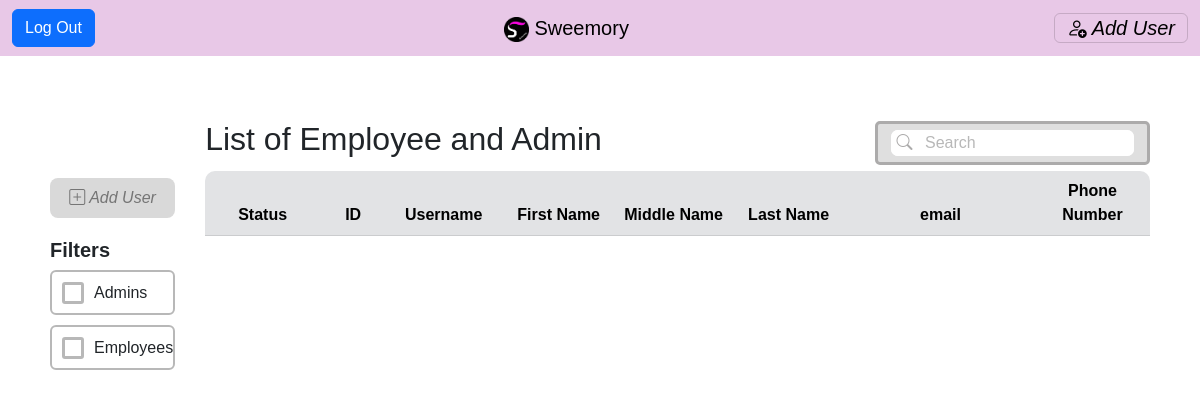
/ITspecialist/index (signed in), run on an earlier commit of the app's database.
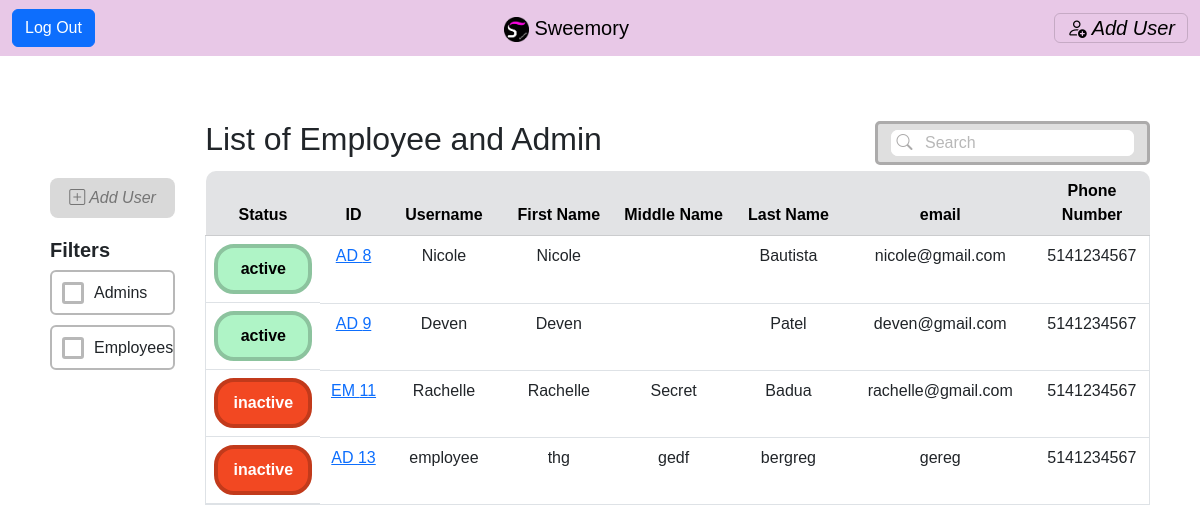
And on a later commit of the database.
### tables this page shows
CREATE TABLE `profile` (
  `user_id` int(11) NOT NULL,
  `first_name` varchar(50) NOT NULL,
  `middle_name` varchar(50) NOT NULL,
  `last_name` varchar(50) NOT NULL,
  `email` varchar(80) NOT NULL,
  `phone_number` varchar(10) NOT NULL,
  `status` varchar(8) NOT NULL
);

CREATE TABLE `user` (
  `user_id` int(11) NOT NULL,
  `user_type` varchar(12) NOT NULL,
  `username` varchar(50) NOT NULL,
  `password_hash` varchar(72) NOT NULL
);

### app/core/Controller.php (called while the page is built, shortened)
<?php
class Controller
{
    function view($name, $data = [])
    {
        include('app/views/' . $name . '.php');
    }
}

### app/controllers/ITspecialist.php (called while the page is built, shortened)
<?php
class ITspecialist extends \app\core\Controller
{
    #[\app\filters\ITSpecialist]
	public function index()
	{
        $user = new \app\models\User();
        $users = $user->getAllUserInfo();
        $this->view('ITspecialist/index', $users);
	}
}

### app/core/App.php (called while the page is built, shortened)
<?php
class App
{
    public function __construct()
    {
        $request = $this->parseUrl($_GET['url'] ?? '');
        $method = 'index';
        if (file_exists('app/controllers/' . $request[0] . '.php'))
        {
            unset($request[0]);
        }
        $controller = new $controller;
        if (isset($request[1]) && method_exists($controller, $request[1]))
        {
            $method = $request[1];
            unset($request[1]);
        }
        $params = array_values($request);
        call_user_func_array([$controller, $method], $params);
    }
    function parseUrl($url)
    {
        return explode('/', trim($url, '/'));
    }
}

### index.php (called while the page is built, shortened)
<?php
new app\core\App;

### app/models/User.php (called while the page is built, shortened)
<?php
class User extends \app\core\Model
{
	public function getAllUserInfo()
	{
		$SQL = "SELECT p.status, u.user_id, u.user_type, u.username, p.first_name, p.middle_name, p.last_name, p.email, p.phone_number
			FROM user u
			LEFT JOIN profile p ON u.user_id = p.user_id
			WHERE u.user_type <> 'itspecialist'";
		$STH = self::$connection->prepare($SQL);
		$STH->execute();
		$STH->setFetchMode(\PDO::FETCH_CLASS, 'app\\models\\User');
		return $STH->fetchAll();
	}
}

### app/views/ITspecialist/index.php (the view)
<?php $this->view('shared/header','IT Home Page'); ?>
<?php $this->view('shared/navigation/itnav'); ?>
	<div class="viewUsers">
		<div class="vu-content-left">
			<div class="spacer" style="height: 58px; flex-shrink: 0; margin: 0; padding: 0;"></div>
			<div class="btn-addUser" style="">
				<a href="/ITspecialist/createUser" style="text-decoration: none; color: #757575; ">
					<i class="bi bi-plus-square"> <?=_('Add User')?></i>
				</a>
			</div>
			<div style="margin-top: 20px; display: grid; ">
				<h5><b><?=_('Filters')?></b></h5>
				<label class="label-radio"><input class="input-radio" type="radio" name=""><?=_('Admins')?></label>
				<label class="label-radio"><input class="input-radio" type="radio" name=""><?=_('Employees')?></label>
			</div>
		</div>
		<div class="spacer" style="width: 30px; flex-shrink: 0; margin: 0; padding: 0;"></div>
		<div class="vu-content-right" style="">
			<div class="justify-content-between" style="display: flex; align-items: center; margin-bottom: 5px;">
				<div class="">
					<h2><?=_('List of Employee and Admin')?></h2>
				</div>
				<div class="search-div" style=" ">
					<form class="search-form" style="">
						<button class="search-btn" style=""><i class="bi bi-search" style="color: #ACABAB;"></i></button>
						<input class="search-input" type="search" placeholder="<?=_('Search')?>" style="">
					</form>
				</div>
			</div>
				<table class="table " style="">
		            <thead class="table-secondary">
		                <tr style="height: 50px;" align="center">
		                    <th scope="col" style="border-top-left-radius: 10px;"><?=_('Status')?></th>
		                    <th scope="col" style="width:7%;"><?=_('ID')?></th>
		                    <th scope="col"><?=_('Username')?></th>
		                    <th scope="col"><?=_('First Name')?></th>
		                    <th scope="col"><?=_('Middle Name')?></th>
		                    <th scope="col"><?=_('Last Name')?></th>
		                    <th scope="col" style="width:20%;"><?=_('email')?></th>
		                    <th scope="col" style="border-top-right-radius: 10px;"><?=_('Phone Number')?></th>
		                </tr>
		            </thead>
		            <tbody class="border">
		            	<?php foreach ($data as $user) { ?>
			                <tr class="" align="center">
			                    <th scope="row" style="display: flex; align-items: center; justify-content: center;">
				            	<?php
				            		if($user->status == "active") { ?>
				            			<div class='status-active' style=''>
				            				<?= $user->status ?>
				            			</div>
				            		<?php } else { ?>
				            			<div class='status-inactive' style=''>
				            				<?= $user->status ?>
				            			</div>
				            		<?php }
				            	?>
		                    	</th>
			                    <td>
		                    	<?php
				            		if($user->user_type == "admin") { ?>
				            			<a href='/Profile/userDetails/<?=$user->user_id?>'>AD <?= $user->user_id ?></a>
				            		<?php }else if ($user->user_type == "employee"){ ?>
				            			<a href='/Profile/userDetails/<?=$user->user_id?>'>EM <?= $user->user_id ?></a>
				            		<?php }else{
				            			echo "ERROR";
				            		}
				            	?>
		                    	</td>
			                    <td align="" style="
/*			                    text-align: center;*/
/*			                    display: flex; */
/*			                    align-items: center; */
/*			                    justify-content: center;*/
			                    "><?= $user->username ?></td>
			                    <td><?= $user->first_name ?></td>
			                    <td><?= $user->middle_name ?></td>
			                    <td><?=$user->last_name ?></td>
			                    <td><?= $user->email ?></td>
			                    <td><?= $user->phone_number ?></td>
			                </tr>
		                <?php
							}
						?>
		            </tbody>
		        </table>
		</div>
	</div>
<?php $this->view('shared/footer'); ?>

### app/views/shared/header.php (shortened to what this page needs)
<!DOCTYPE html>
<html>
<head>
	<link href="https://cdn.jsdelivr.net/npm/bootstrap@5.3.0-alpha1/dist/css/bootstrap.min.css" rel="stylesheet">
	<link rel="stylesheet" href="https://cdn.jsdelivr.net/npm/bootstrap-icons@1.10.3/font/bootstrap-icons.css">
	<link rel="stylesheet" type="text/css" href="/css/main.css">
	<link rel="stylesheet" type="text/css" href="/css/login.css">
	<link rel="stylesheet" type="text/css" href="/css/IT.css">
	<link rel="stylesheet" type="text/css" href="/css/recipe.css">
</head>
<body>

### app/views/shared/navigation/itnav.php (shortened to what this page needs)
<nav class="navbar fixed-top" style="background-color: #e8c8e7;">
  <div class="container-fluid">
    <a class="btn btn-primary" href="/User/logout">Log Out</a>
    <a class="navbar-brand" href="/ITspecialist/index"><img src="/resources/logo.png" alt="Cliquebait Logo" class="d-inline-block align-text-top" style="width: 25px; height: 25px;"> Sweemory</a>
    <button class="navbar-toggler" type="button" data-bs-toggle="offcanvas" data-bs-target="#offcanvasNavbar" aria-controls="offcanvasNavbar">
      <a href="/ITspecialist/createUser" style="text-decoration: none; color: black"><i class="bi bi-person-add"><?=_(' Add User')?></i></a>
    </button>
</nav>

### app/views/shared/footer.php
</body>
</html>

### css/main.css (style rules this page uses)
body { background-color: #FFFFFF; font-family: 'Ubuntu', sans-serif; position: relative; top: 50px; }

### css/IT.css (style rules this page uses)
.viewUsers { display: flex; margin-top: 20px; border-radius: 5px; padding: 50px; }
.vu-content-left { flex: 10%; display: block; }
.vu-content-right { flex: 90%; }
.btn-addUser { height: 40px; border-radius: 8px; padding: 5px; background: #D9D9D9; display: flex; align-items: center; justify-content: center; }
.label-radio { border: 2px solid #B8B8B8; border-radius: 6px; height: 45px; display: flex; align-items: center; gap: 10px; margin-bottom: 10px; }
.input-radio { margin-left: 10px; border: 3px solid #B8B8B8; border-radius: 3px; padding: 0.5em; -webkit-appearance: none; }
.search-div { border: 3px solid #ACABAB; border-radius: 5px; background-color: #DFDFDF; padding: 6px; }
.search-form { border: none; border-radius: 7px; background-color: white; margin-left: 7px; margin-right: 7px; }
.search-btn { border: none; border-radius: 7px; background-color: white; }
.search-input { border: none; border-bottom-right-radius: 7px; border-top-right-radius: 7px; }
.search-input::placeholder { color: #B8B8B8; }
table { table-layout: fixed; width: 100%; }
th,td { word-wrap: break-word; }
.status-active { border: 4px solid #8CC39E; border-radius: 20px; background: #AFF4C6; color: black; height: 50px; width: 100px; display: flex; align-items: center; justify-content: center; }
.status-inactive { border: 4px solid #C23A1B; border-radius: 20px; background: #F24822; color: white; height: 50px; width: 100px; display: flex; align-items: center; justify-content: center; }

What changed in the data, as far as the page shows it:
added profile: status "active", user_id.user_id "8", user_id.username "Nicole", first_name "Nicole", last_name "Bautista", email "nicole@gmail.com", phone_number "5141234567"
added profile: status "active", user_id.user_id "9", user_id.username "Deven", first_name "Deven", last_name "Patel", email "deven@gmail.com", phone_number "5141234567"
added profile: status "inactive", user_id.user_id "11", user_id.username "Rachelle", first_name "Rachelle", middle_name "Secret", last_name "Badua", email "rachelle@gmail.com", phone_number "5141234567"
added profile: status "inactive", user_id.user_id "13", user_id.username "employee", first_name "thg", middle_name "gedf", last_name "bergreg", email "gereg", phone_number "5141234567"
